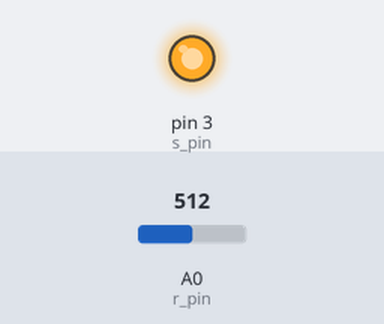
A sketch run on a simulated Arduino Uno, built with avr-gcc and run on an emulated ATmega328P. Shown: output pins drawn as LEDs (lit = HIGH). Inputs (shaded band) come from the test bench; at power-on: A0 (r_pin) = 512. What the sketch prints to the serial monitor is not drawn.

Above: at 0.1 s.
Timing chart, 0 to 1.6 s (numbered marks = the images above):
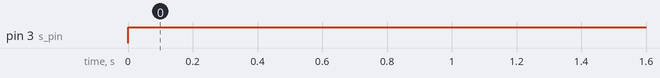

The sketch:

IR_Send_Receive.ino
```cpp
int s_pin = 3;
int r_pin = A0;
int r_value = 0;

void setup() {
  Serial.begin(9600);
  pinMode(s_pin, OUTPUT);
  pinMode(s_pin, OUTPUT);
}

void loop() {
  digitalWrite(s_pin, HIGH);
  r_value = analogRead(r_pin);
  Serial.println(r_value);
  delay(100);
}
```

Measured:
- by itself, pin 3 (s_pin): LOW → HIGH at 0.00 s
